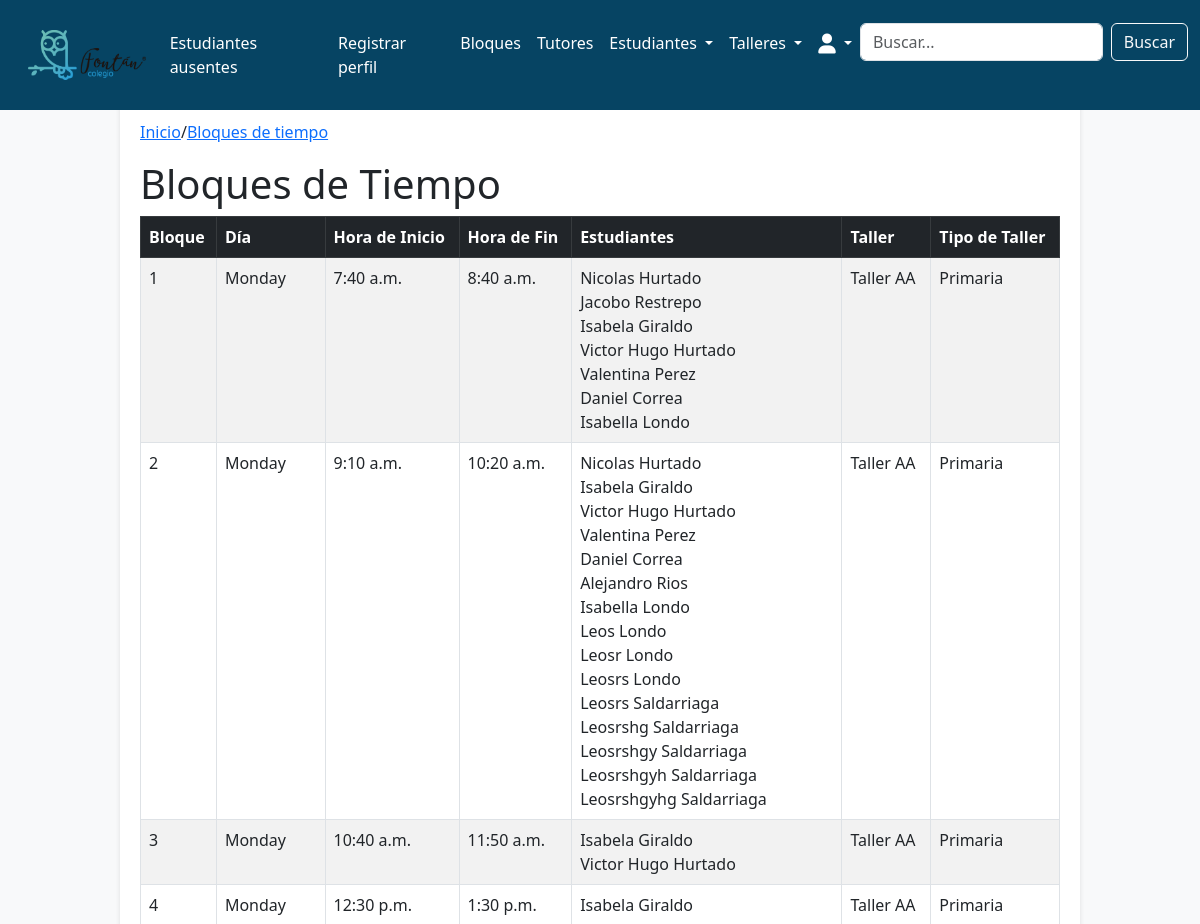
The app's page /workshops/blocks/ (signed in, upper part), older data.
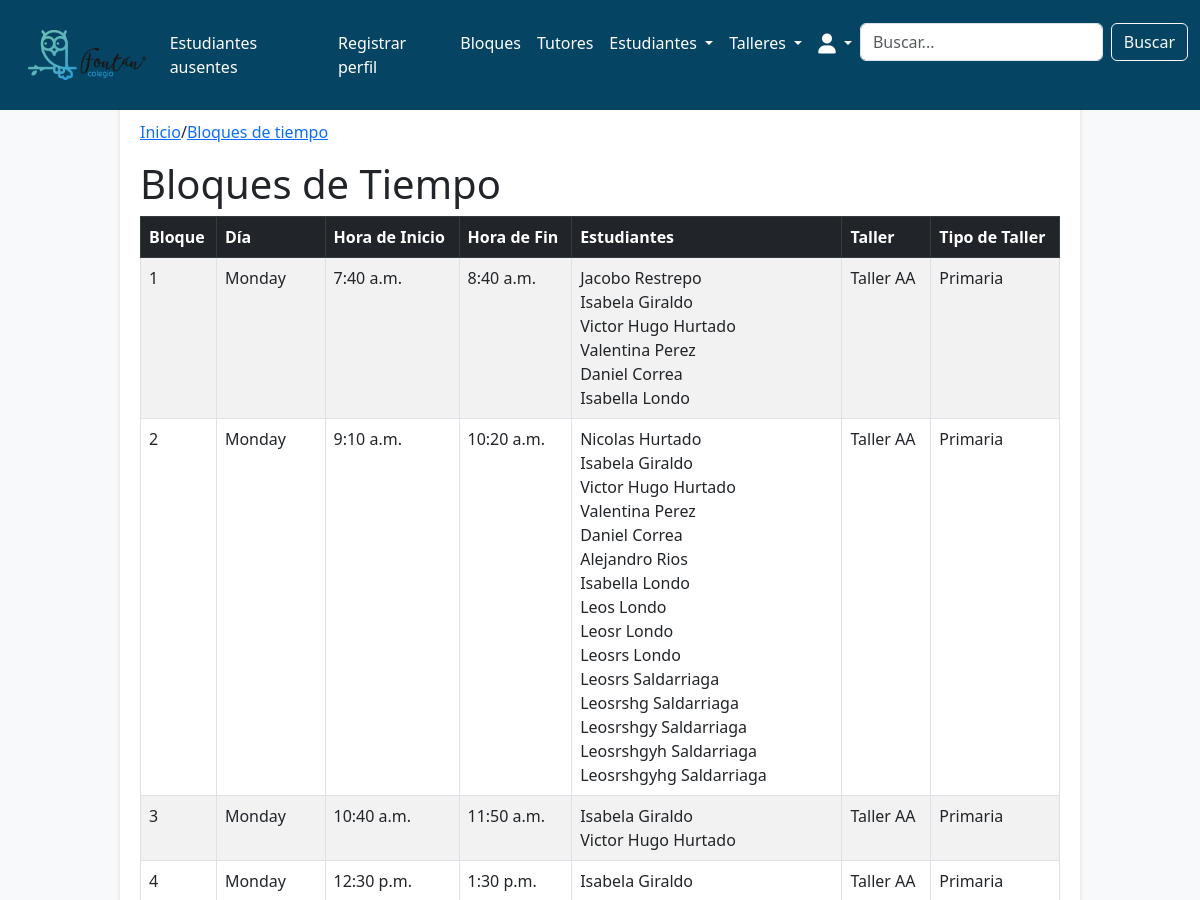
The same page, newer data.
### workshops/models.py (models this page shows, shortened)
class Block(models.Model):
    block_id = models.AutoField(primary_key=True)
    students = models.ManyToManyField('students.Student', related_name='blocks', blank=True)
    day = models.CharField(max_length=20)
    start_time = models.TimeField()
    end_time = models.TimeField()
    block_number = models.IntegerField(default=0)  # Asegúrate que sea entero, no string.
    type = models.CharField(max_length=20, default='primary')
    workshop = models.ForeignKey(
        Workshop,
        on_delete=models.CASCADE
    )

class Workshop(models.Model):
    WORKSHOP_TYPES = [
        ('primary', 'Primaria'),
        ('high_school', 'Bachillerato'),
        ('collective', 'Colectivo'),
    ]
    workshop_id = models.AutoField(primary_key=True)
    name = models.CharField(max_length=100, unique=True)
    tutor = models.ForeignKey(
        'tutors.Tutor',
        on_delete=models.SET_NULL,
        null=True,
        blank=True,
        related_name='workshops'  # Esta línea permite acceder a los talleres desde el tutor
    )
    max_capacity = models.IntegerField(default=25)
    type = models.CharField(
        max_length=20,
        choices=WORKSHOP_TYPES,
        default='primary'
    )

### students/models.py (models this page shows, shortened)
class Student(models.Model):
    STATUS_CHOICES = [
        ('present', 'Presente'),
        ('absent', 'Ausente'),
        ('neutral', 'No llamado'),
    ]
    student_id = models.AutoField(primary_key=True)
    name = models.CharField(max_length=100)
    lastname = models.CharField(max_length=100)
    id_number = models.IntegerField(unique=True)
    autonomy_level = models.IntegerField(
        choices=[
            (1, 'Nivel 1'),
            (2, 'Nivel 2'),
            (3, 'Nivel 3'),
        ],
        default=1,
    )
    extended_vacation = models.BooleanField(default=False)
    grade = models.IntegerField(
        choices=[
            (1, '1'),
            (2, '2'),
            (3, '3'),
            (4, '4'),
            (5, '5'),
            (6, '6'),
            (7, '7'),
            (8, '8'),
            (9, '9'),
            (10, '10'),
            (11, '11'),
        ],
        default=1,
    )
    status = models.CharField(
        max_length=10,
        choices=STATUS_CHOICES,
        default='neutral'
    )
    workshop = models.ForeignKey('workshops.Workshop', on_delete=models.SET_NULL, null=True, blank=True)
    last_reset = models.DateTimeField(default=now)
    rotation_workshop = models.CharField(max_length=200, blank=True, null=True)

### workshops/views.py (the view)
# urls.py: path('blocks/', views.show_blocks, name='show_blocks'),
def show_blocks(request):
    blocks_with_students = [
        {'block': block, 'students': block.students.all()}
        for block in Block.objects.all()
    ]
    paginator = Paginator(blocks_with_students, 50)  # 10 bloques por página
    page_number = request.GET.get('page')  # Página actual
    page_obj = paginator.get_page(page_number)
    return render(request, 'workshops/show_blocks.html', {
        'blocks_with_students': page_obj,  # Pasamos solo la página actual
    })

### workshops/templates/workshops/show_blocks.html (shortened to what this page needs)
{% extends 'base.html' %}
{% block breadcrumb %}
<a href="{% url 'home.home' %}">Inicio</a>
<span>/</span>
<a href="{% url 'workshops:show_blocks' %}">Bloques de tiempo</a>
{% endblock %}
{% block content %}
<h1>Bloques de Tiempo</h1>
<table class="table table-striped table-bordered">
  <thead class="table-dark">
    <tr>
      <th>Bloque</th>
      <th>Día</th>
      <th>Hora de Inicio</th>
      <th>Hora de Fin</th>
      <th>Estudiantes</th>
      <th>Taller</th>
      <th>Tipo de Taller</th>
    </tr>
  </thead>
  <tbody>
    {% for item in blocks_with_students %}
      <tr>
        <td>{{ item.block.block_number }}</td>
        <td>{{ item.block.day }}</td>
        <td>{{ item.block.start_time }}</td>
        <td>{{ item.block.end_time }}</td>
        <td>
          {% if item.students %}
            <ul class="list-unstyled mb-0">
              {% for student in item.students %}
                <li>{{ student.name }} {{ student.lastname }}</li>
              {% endfor %}
            </ul>
          {% else %}
            <p class="text-muted mb-0">No hay estudiantes asignados</p>
          {% endif %}
        </td>
        <td>{{ item.block.workshop.name }}</td>
        <td>{{ item.block.workshop.get_type_display }}</td>
      </tr>
    {% endfor %}
  </tbody>
</table>
{% endblock %}

Row changes from the older to the newer data that the page shows:
changed Block (number 1 of 4 on the later page): loses Student (name "Nicolas", lastname "Hurtado")
